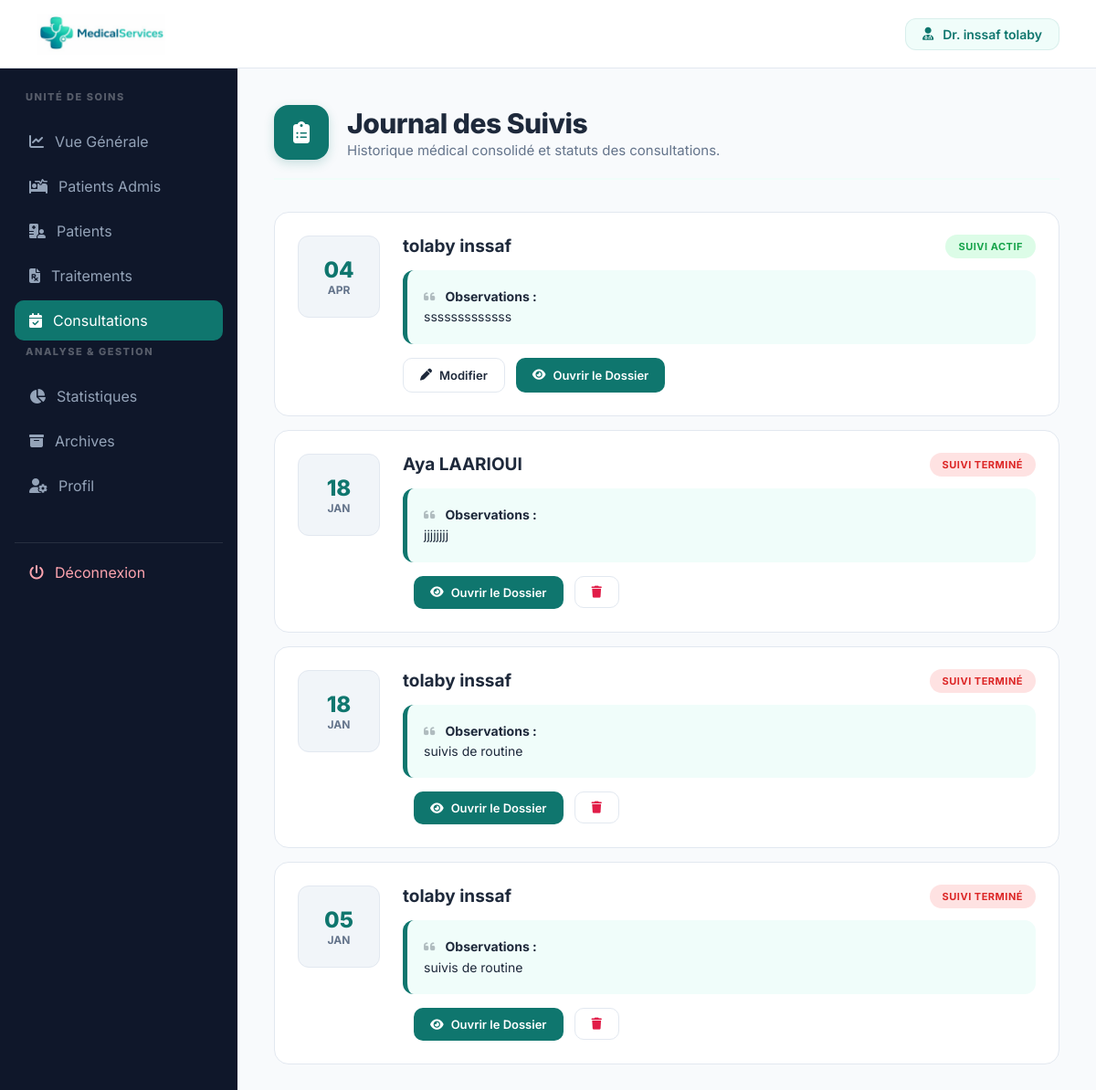
The page /connexio_utilisateur/suivis.php (signed in) on the database as committed earlier.
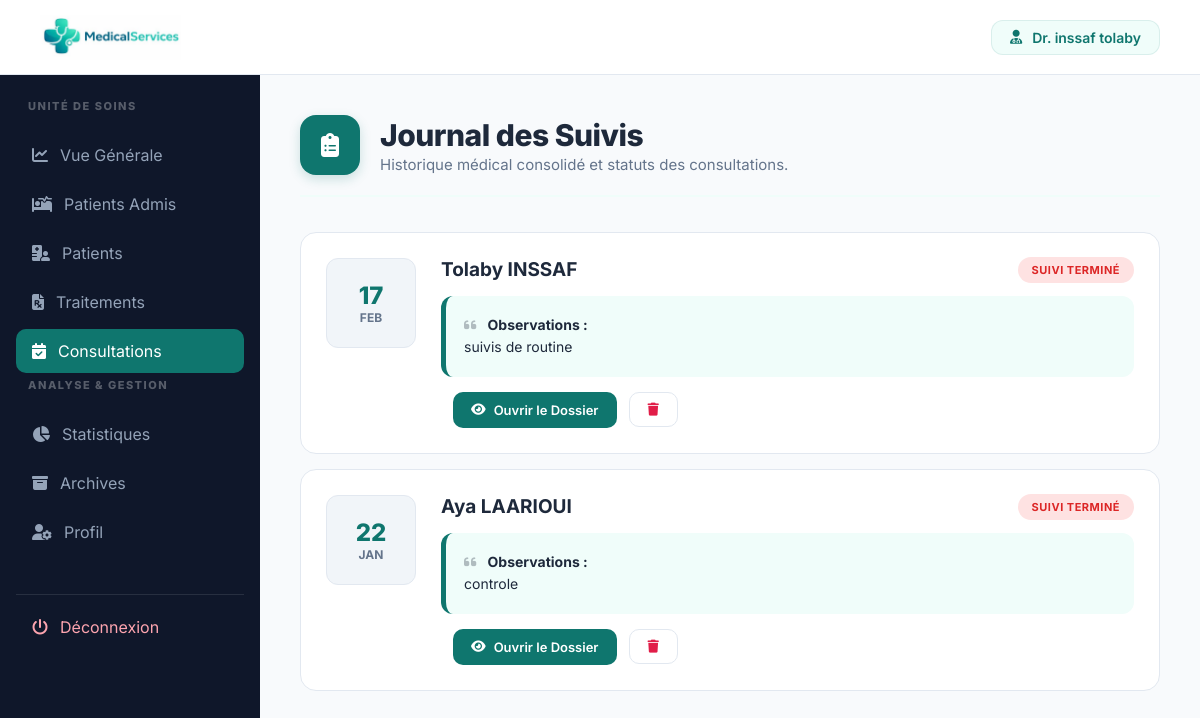
The same page on the database as committed later.
### tables this page shows
CREATE TABLE `utilisateurs` (
  `id_user` int(11) NOT NULL,
  `cin` varchar(255) NOT NULL,
  `matricule` varchar(255) NOT NULL,
  `nom` varchar(50) DEFAULT NULL,
  `prenom` varchar(50) DEFAULT NULL,
  `email` varchar(50) DEFAULT NULL,
  `mot_de_passe` varchar(255) DEFAULT NULL,
  `telephone` int(11) NOT NULL,
  `adresse` text NOT NULL,
  `photo` varchar(255) NOT NULL DEFAULT '''default_avatar.png''',
  `role` enum('infirmier','admin','medecin','secretaire') DEFAULT NULL,
  `specialite` varchar(255) NOT NULL DEFAULT 'Généraliste',
  `statut_compte` enum('actif','suspendu','conge') NOT NULL,
  `date_embauche` date NOT NULL DEFAULT current_timestamp(),
  `derniere_connexion` datetime DEFAULT NULL,
  `created_at` timestamp NOT NULL DEFAULT current_timestamp()
);

CREATE TABLE `suivis` (
  `id_suivi` int(11) NOT NULL,
  `id_patient` int(11) NOT NULL,
  `id_medecin` int(11) NOT NULL,
  `date_suivi` date NOT NULL,
  `commentaire` text NOT NULL,
  `status` varchar(50) DEFAULT 'En cours',
  `created_at` timestamp NOT NULL DEFAULT current_timestamp()
);

CREATE TABLE `patients` (
  `id_patient` int(11) NOT NULL,
  `CIN` varchar(10) NOT NULL,
  `nom` varchar(50) NOT NULL,
  `prenom` varchar(50) NOT NULL,
  `date_naissance` date DEFAULT NULL,
  `sexe` varchar(255) DEFAULT NULL,
  `adresse` varchar(100) DEFAULT NULL,
  `telephone` varchar(20) DEFAULT NULL,
  `email` varchar(50) DEFAULT NULL,
  `groupe_sanguin` varchar(255) NOT NULL,
  `statut` varchar(255) NOT NULL DEFAULT 'stable',
  `allergies` text NOT NULL,
  `date_inscription` timestamp NOT NULL DEFAULT current_timestamp(),
  `id_medecin` int(11) NOT NULL
);

### connexio_utilisateur/suivis.php (the view, shortened to what this page needs)
<?php
include("../config/connexion.php");
$id_medecin = $_SESSION['user_id'];
$stmt = $pdo->prepare("
    SELECT
        s.id_suivi,
        s.date_suivi,
        s.commentaire,
        s.status,
        p.id_patient,
        p.nom,
        p.prenom
    FROM suivis s
    JOIN patients p ON s.id_patient = p.id_patient
    WHERE p.id_medecin = ?
    ORDER BY s.date_suivi DESC
");
$stmt->execute([$id_medecin]);
$suivis = $stmt->fetchAll(PDO::FETCH_ASSOC);
$stmtMed = $pdo->prepare("SELECT nom, prenom FROM utilisateurs WHERE id_user=?");
$stmtMed->execute([$id_medecin]);
$medecin = $stmtMed->fetch(PDO::FETCH_ASSOC);
?>
<!DOCTYPE html>
<html lang="fr">
<head>
    <link rel="stylesheet" href="https://cdnjs.cloudflare.com/ajax/libs/font-awesome/6.5.0/css/all.min.css">
</head>
<body>
<header>
    <img src="../images/logo_app2.png" alt="Logo" class="logo">
    <div class="user-pill">
        <i class="fa-solid fa-user-doctor"></i>
        <span>Dr. <?= htmlspecialchars($medecin['prenom']." ".$medecin['nom']) ?></span>
    </div>
</header>
<div class="container">
   <aside class="sidebar">
        <h3 style="font-weight: 800;">Unité de Soins</h3>
        <a href="dashboard_medecin.php"><i class="fa-solid fa-chart-line"></i> Vue Générale</a>
        <a href="hospitalisation.php"><i class="fa-solid fa-bed-pulse"></i> Patients Admis</a>
        <a href="patients.php"><i class="fa-solid fa-hospital-user"></i> Patients</a>
        <a href="../traitement/list.php"><i class="fa-solid fa-file-prescription"></i> Traitements</a>
        <a href="suivis.php" class="active"><i class="fa-solid fa-calendar-check"></i> Consultations</a>
        <h3 style="font-weight: 800;">Analyse & Gestion</h3>
        <a href="../admission/statistique.php"><i class="fa-solid fa-chart-pie"></i> Statistiques</a>
        <a href="archives.php"><i class="fa-solid fa-box-archive"></i> Archives</a>
        <a href="profil_medcin.php"><i class="fa-solid fa-user-gear"></i> Profil</a>
        <div style="margin-top: 40px; border-top: 1px solid rgba(255,255,255,0.1); padding-top: 10px;">
            <a href="deconnexion.php" style="color: #fda4af;"><i class="fa-solid fa-power-off"></i> Déconnexion</a>
        </div>
    </aside>
<main class="content">
    <div class="page-header">
        <div class="page-icon">
            <i class="fa-solid fa-clipboard-list"></i>
        </div>
        <div>
            <h1>Journal des Suivis</h1>
            <p class="subtitle">Historique médical consolidé et statuts des consultations.</p>
        </div>
    </div>
    <div class="timeline">
        <?php if($suivis): ?>
            <?php foreach($suivis as $s):
                $dateObj = new DateTime($s['date_suivi']);
                $jour = $dateObj->format('d');
                $mois = $dateObj->format('M');
            ?>
            <div class="suivi-card" data-id="<?= $s['id_suivi'] ?>">
                <div class="suivi-date-box">
                    <span class="day"><?= $jour ?></span>
                    <span class="month"><?= $mois ?></span>
                </div>
                <div class="suivi-body">
                    <div style="display: flex; justify-content: space-between; align-items: start;">
                        <div class="patient-name">
                            <?= htmlspecialchars($s['prenom'].' '.$s['nom']) ?>
                        </div>
                        <div class="status-container">
                            <?php if($s['status'] === 'Terminé'): ?>
                                <span class="badge-status status-termine">Suivi Terminé</span>
                            <?php else: ?>
                                <span class="badge-status status-encours">Suivi Actif</span>
                            <?php endif; ?>
                        </div>
                    </div>
                    <div class="commentaire-text">
                        <strong><i class="fa-solid fa-quote-left" style="opacity: 0.3; margin-right: 8px;"></i> Observations :</strong><br>
                        <?= nl2br(htmlspecialchars($s['commentaire'])) ?>
                    </div>
                    <div class="actions-group">
                        <div class="edit-container">
                            <?php if($s['status'] !== 'Terminé'): ?>
                                <a href="modifier_suivi.php?id=<?= $s['id_suivi'] ?>" class="btn-action">
                                    <i class="fa-solid fa-pen"></i> Modifier
                                </a>
                            <?php endif; ?>
                        </div>
                        <a href="dossier_patient.php?id=<?= $s['id_patient'] ?>" class="btn-action btn-folder">
                            <i class="fa-solid fa-eye"></i> Ouvrir le Dossier
                        </a>
                        <div class="delete-container">
                            <?php if($s['status'] === 'Terminé'): ?>
                                <a href="supprimer_suivi.php?id=<?= $s['id_suivi'] ?>"
                                   class="btn-action btn-del"
                                   onclick="return confirm('Supprimer ce compte-rendu définitivement ?')">
                                     <i class="fa-solid fa-trash"></i>
                                </a>
                            <?php endif; ?>
                        </div>
                    </div>
                </div>
            </div>
            <?php endforeach; ?>
        <?php endif; ?>
    </div>
</main>
</div>
</body>
</html>

### connexio_utilisateur/suivis.php (style rules this page uses)
:root { --primary: #0f766e; --primary-light: #f0fdfa; --primary-hover: #115e59; --sidebar-bg: #0f172a; --bg-body: #f8fafc; --text-main: #1e293b; --text-muted: #64748b; --white: #ffffff; --border: #e2e8f0; }
* { margin:0; padding:0; box-sizing:border-box; font-family: 'Inter', sans-serif; }
body { background: var(--bg-body); color: var(--text-main); }
header { background: var(--white); padding: 0 40px; height: 75px; display: flex; justify-content: space-between; align-items: center; border-bottom: 1px solid var(--border); position: fixed; top: 0; left: 0; right: 0; z-index: 1000; }
.logo { height: 45px; }
.user-pill { background: var(--primary-light); padding: 8px 18px; border-radius: 12px; display: flex; align-items: center; gap: 10px; font-size: 14px; font-weight: 600; color: var(--primary); border: 1px solid rgba(15, 118, 110, 0.1); }
.container { display: flex; padding-top: 75px; }
.sidebar { width: 260px; background: var(--sidebar-bg); padding: 24px 16px; position: fixed; top: 75px; left: 0; bottom: 0; overflow-y: auto; z-index: 900; }
.sidebar h3 { color: rgba(255,255,255,0.3); font-size: 11px; text-transform: uppercase; letter-spacing: 1.5px; margin-bottom: 20px; padding-left: 12px; }
.sidebar a { display: flex; align-items: center; gap: 12px; color: #94a3b8; text-decoration: none; padding: 12px 16px; border-radius: 10px; margin-bottom: 5px; transition: 0.2s; }
.sidebar a.active { background: var(--primary); color: #fff; }
.content { flex: 1; padding: 40px; margin-left: 260px; margin-right: 320px; }
.page-header { margin-bottom: 35px; padding-bottom: 20px; border-bottom: 2px solid var(--primary-light); display: flex; align-items: center; gap: 20px; }
.page-icon { width: 60px; height: 60px; background: var(--primary); color: white; border-radius: 16px; display: flex; align-items: center; justify-content: center; font-size: 24px; box-shadow: 0 4px 12px rgba(15, 118, 110, 0.2); }
.page-header h1 { font-size: 30px; font-weight: 800; color: var(--text-main); letter-spacing: -0.5px; }
.subtitle { color: var(--text-muted); font-size: 15px; margin-top: 2px; }
.timeline { position: relative; max-width: 950px; }
.suivi-card { background: var(--white); border-radius: 16px; border: 1px solid var(--border); padding: 25px; margin-bottom: 15px; display: flex; gap: 25px; }
.suivi-date-box { display: flex; flex-direction: column; align-items: center; justify-content: center; background: #f1f5f9; min-width: 90px; height: 90px; border-radius: 12px; color: var(--text-main); border: 1px solid var(--border); }
.suivi-date-box .day { font-size: 24px; font-weight: 800; color: var(--primary); }
.suivi-date-box .month { font-size: 12px; text-transform: uppercase; font-weight: 700; color: var(--text-muted); }
.suivi-body { flex: 1; }
.patient-name { font-size: 19px; font-weight: 700; color: var(--text-main); display: flex; align-items: center; gap: 10px; }
.commentaire-text { color: var(--text-main); line-height: 1.6; font-size: 14px; background: var(--primary-light); padding: 18px; border-radius: 12px; margin: 15px 0; border-left: 5px solid var(--primary); }
.badge-status { font-size: 11px; padding: 6px 14px; border-radius: 50px; font-weight: 700; text-transform: uppercase; letter-spacing: 0.5px; }
.status-termine { background: #fee2e2; color: #dc2626; }
.actions-group { display: flex; gap: 12px; margin-top: 10px; }
.btn-action { padding: 10px 18px; border-radius: 10px; text-decoration: none; font-size: 13px; font-weight: 600; display: inline-flex; align-items: center; gap: 8px; border: 1px solid var(--border); background: var(--white); color: var(--text-main); transition: 0.2s; }
.btn-folder { background: var(--primary); color: white; border: none; }
.btn-del { color: #e11d48; }
@media (max-width:1200px) { .content { margin-right: 0; } }
.status-encours { background: #dcfce7; color: #16a34a; }

Rows that differ between the two databases and show on the page:
removed suivis: date_suivi "04", date_suivi "APR", id_patient.nom "tolaby inssaf", status "SUIVI ACTIF", commentaire "sssssssssssss"
removed suivis: date_suivi "18", date_suivi "JAN", id_patient.nom "Aya LAARIOUI", status "SUIVI TERMINÉ", commentaire "jjjjjjjj"
removed suivis: date_suivi "18", date_suivi "JAN", id_patient.nom "tolaby inssaf", status "SUIVI TERMINÉ", commentaire "suivis de routine"
removed suivis: date_suivi "05", date_suivi "JAN", id_patient.nom "tolaby inssaf", status "SUIVI TERMINÉ", commentaire "suivis de routine"
added suivis: date_suivi "17", date_suivi "FEB", id_patient.nom "Tolaby INSSAF", status "SUIVI TERMINÉ", commentaire "suivis de routine"
added suivis: date_suivi "22", date_suivi "JAN", id_patient.nom "Aya LAARIOUI", status "SUIVI TERMINÉ", commentaire "controle"
